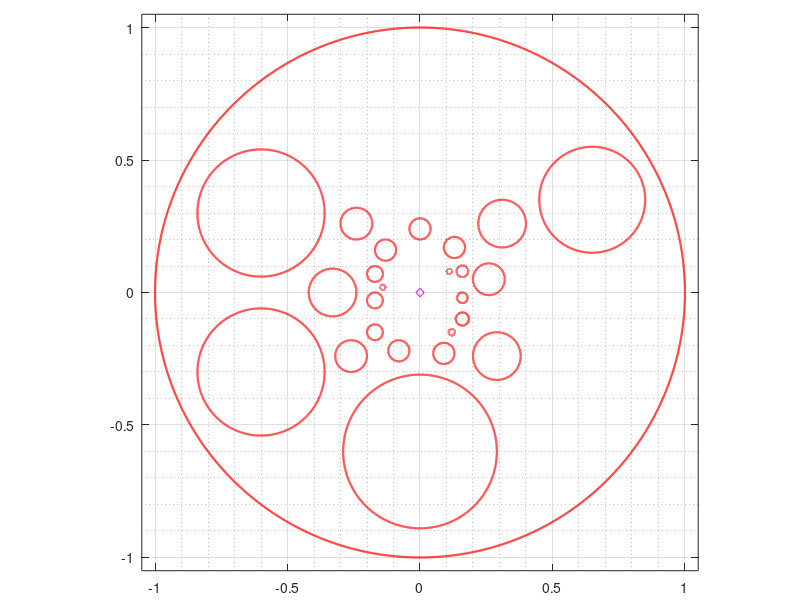

Write the MATLAB code that produced this figure. (Note: this script raises an error after producing the figure.)
clear
clc
addpath ../bie; addpath ../fmm; addpath ../maps;
%%
n         =   2^12
t         =   (0:2*pi/n:2*pi-2*pi/n).';
%% 
Coe       =  [
               0.00-0.60i      0.29
%                0.00+0.60i      0.29
               
              -0.60+0.30i      0.24              
              -0.60-0.30i      0.24

               0.65+0.35i      0.20
               
               0.31+0.26i      0.09
               0.29-0.24i      0.09
              -0.33-0.00i      0.09
              
              -0.24+0.26i      0.06
              -0.26-0.24i      0.06
               0.26+0.05i      0.06

               0.00+0.24i      0.04
               0.13+0.17i      0.04
              -0.13+0.16i      0.04
               0.09-0.23i      0.04
              -0.08-0.22i      0.04

              -0.17-0.03i      0.03
              -0.17+0.07i      0.03
              -0.17-0.15i      0.03
              
               0.16-0.02i      0.02
               0.16+0.08i      0.022
               0.16-0.10i      0.025
               
              -0.14+0.02i      0.01
               0.11+0.08i      0.01
               0.12-0.15i      0.012
            
              ];
rad       =   Coe(:,2);
cen       =   Coe(:,1);
theth     =   zeros(size(rad)+1);
thetv     =   pi/2*ones(size(rad)+1);
%%
m = length(rad)
% 
et(1:n,1)   =   exp(i.*t);et(1)=1;et(n/4+1)=i;et(n/2+1)=-1;
etp(1:n,1)  =   i.*exp(i.*t);
%%
for k=1:m
    Jk = 1+k*n:(k+1)*n;
    et(Jk,1)    =  cen(k)+rad(k)*exp(-i*t);
    etp(Jk,1)   =      -i*rad(k)*exp(-i*t);
end
% 
alpha =   0.00+0.00i;
%%
figure;
hold on; box on
for k=1:m+1
    crv = et(1+(k-1)*n:k*n);crv(n+1)=crv(1);
    plot(real(crv),imag(crv),'-r','LineWidth',1.5);
end 
plot(real(alpha),imag(alpha),'dm')
axis equal
axis([-1.05  1.05  -1.05   1.05])
set(gca,'LooseInset',get(gca,'TightInset'))
grid on; 
ax=gca; 
set(ax,'xminorgrid','on','yminorgrid','on')
ax.GridAlpha=0.25; ax.MinorGridAlpha=0.25;
% print -dpdf  fig1_im_one
%%
%  aaa
mapv  =  strslitmap(et,etp,alpha,n,thetv);
maph  =  strslitmap(et,etp,alpha,n,theth);
%
zetvo =  mapv.zet; 
zetho =  maph.zet; 
%%
% figure;
% hold on; box on
% % 
% for k=1:m+1
%     crv = zetho(1+(k-1)*n:k*n);crv(n+1)=crv(1);
%     plot(real(crv),imag(crv),'-b','LineWidth',1.5);
%     crv = zetvo(1+(k-1)*n:k*n);crv(n+1)=crv(1);
%     plot(real(crv),imag(crv),'-r','LineWidth',1.5);
% end 
% axis equal
% axis([-3  3  -3   3])
%%
% 
%     
U    =  2.0;
zetv =  zetvo;
zeth = (1-U).*zetho;
zmap =  (zetv-zeth)/U;
%%
etb   = []; etbp = [];
for k=0:m
    Jk = 1+k*n:(k+1)*n;
    zet1  =  zmap(Jk);
    zet1p =  derfft(real(zet1))+i*derfft(imag(zet1));
    etb   = [etb;zet1];
    etbp  = [etbp;zet1p];
end
% 
mapb  =  strslitmap(etb,etbp,inf,n,theth);
zet   =  mapb.zet;
fetb  =  mapb.fet;
%%
figure;
set(groot,'defaultAxesTickLabelInterpreter','latex');  
set(groot,'defaulttextinterpreter','latex');
set(groot,'defaultLegendInterpreter','latex');
hold on; box on
%
for k=1:m+1
    crv = etb(1+(k-1)*n:k*n);crv(n+1)=crv(1);
    plot(real(crv),imag(crv),'-k','LineWidth',2);
end 
axis([-8  8  -8   8])
% 
%
set(gca,'FontSize',14)
axis square
set(gca,'LooseInset',get(gca,'TightInset'))
grid on; 
ax=gca; 
set(ax,'xminorgrid','on','yminorgrid','on')
ax.GridAlpha=0.25; ax.MinorGridAlpha=0.25;
%%



%% 
[xh  , yh]  =  meshgrid([-10.0:0.025:10.0],[-6.0:0.025:6.0]);
zho         =  xh+i.*yh;
[mh,nh]     =  size(zho);
%
for j=1:m+1
    Jk = 1+(j-1)*n:j*n;
    [in,on] = inpolygon(real(zho),imag(zho),real(etb(Jk)),imag(etb(Jk)));
    zho(in) = NaN+i*NaN;
    zho(on) = NaN+i*NaN;
end
zhovo  =  zho(:);
zhov   =  zhovo(abs(zhovo)>=0).';
%
whov   =  zhov+fcau(etb,etbp,fetb,zhov,n,0);
whovo  =  (NaN+i*NaN).*ones(size(zhovo));
whovo(abs(zhovo)>=0) = whov.';
wzo    =  (NaN+i*NaN).*ones(size(zho));
wzo(:) =   whovo;
%%
figure;clf
set(groot,'defaultAxesTickLabelInterpreter','latex');  
set(groot,'defaulttextinterpreter','latex');
set(groot,'defaultLegendInterpreter','latex');
hold on; box on
%
cntv   =  [-5.5,-5.0,-4.5,-4,-3.5,-2.9,-2.4,-1.9,-1.4,-1,-0.64,-0.25,...
           -0.02,0.3,0.67,1,1.45,2.05,2.5,3,3.5,4,4.5,5,5.5];
[cnt1,cnt2] = contour(real(zho),imag(zho),imag(wzo),cntv,'b','LineWidth',1.0);
% 
for k=1:m+1
    crv = etb(1+(k-1)*n:k*n);crv(n+1)=crv(1);
    plot(real(crv),imag(crv),'-k','LineWidth',2);
end 
% plot(real(zho),imag(zho),'.r','LineWidth',1.5);
% 
%
set(gca,'FontSize',14)
axis equal
axis([-10  10  -6  6])
set(gca,'LooseInset',get(gca,'TightInset'))
grid on; 
ax=gca; 
set(ax,'xminorgrid','on','yminorgrid','on')
ax.GridAlpha=0.25; ax.MinorGridAlpha=0.25;
print -depsc spacefig25Lc2
%%
